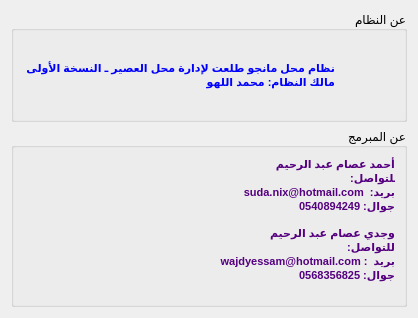
<?xml version="1.0" encoding="UTF-8"?>
<ui version="4.0">
 <class>AboutDialog</class>
 <widget class="QDialog" name="AboutDialog">
  <property name="geometry">
   <rect>
    <x>0</x>
    <y>0</y>
    <width>418</width>
    <height>318</height>
   </rect>
  </property>
  <property name="windowTitle">
   <string>عن النظام</string>
  </property>
  <property name="windowIcon">
   <iconset resource="../resources.qrc">
    <normaloff>:/images/system.png</normaloff>:/images/system.png</iconset>
  </property>
  <property name="layoutDirection">
   <enum>Qt::RightToLeft</enum>
  </property>
  <layout class="QGridLayout" name="gridLayout">
   <item row="0" column="0">
    <widget class="QGroupBox" name="groupBox">
     <property name="title">
      <string>عن النظام</string>
     </property>
     <property name="flat">
      <bool>true</bool>
     </property>
     <layout class="QGridLayout" name="gridLayout_3">
      <item row="0" column="0">
       <widget class="QLabel" name="label_3">
        <property name="text">
         <string/>
        </property>
        <property name="pixmap">
         <pixmap resource="../resources.qrc">:/images/components/component_active_1.png</pixmap>
        </property>
       </widget>
      </item>
      <item row="0" column="1">
       <widget class="QLabel" name="label">
        <property name="text">
         <string>&lt;!DOCTYPE HTML PUBLIC &quot;-//W3C//DTD HTML 4.0//EN&quot; &quot;http://www.w3.org/TR/REC-html40/strict.dtd&quot;&gt;
&lt;html&gt;&lt;head&gt;&lt;meta name=&quot;qrichtext&quot; content=&quot;1&quot; /&gt;&lt;style type=&quot;text/css&quot;&gt;
p, li { white-space: pre-wrap; }
&lt;/style&gt;&lt;/head&gt;&lt;body style=&quot; font-family:'MS Shell Dlg 2'; font-size:8.25pt; font-weight:400; font-style:normal;&quot;&gt;
&lt;p dir='rtl' style=&quot; margin-top:0px; margin-bottom:0px; margin-left:0px; margin-right:0px; -qt-block-indent:0; text-indent:0px;&quot;&gt;&lt;span style=&quot; font-size:8pt; font-weight:600; color:#0000ff;&quot;&gt;نظام محل مانجو طلعت لإدارة محل العصير ـ النسخة الأولى &lt;/span&gt;&lt;/p&gt;
&lt;p dir='rtl' style=&quot; margin-top:0px; margin-bottom:0px; margin-left:0px; margin-right:0px; -qt-block-indent:0; text-indent:0px;&quot;&gt;&lt;span style=&quot; font-size:8pt; font-weight:600; color:#0000ff;&quot;&gt;مالك النظام: محمد اللهو&lt;/span&gt;&lt;/p&gt;&lt;/body&gt;&lt;/html&gt;</string>
        </property>
       </widget>
      </item>
     </layout>
    </widget>
   </item>
   <item row="1" column="0">
    <widget class="QGroupBox" name="groupBox_2">
     <property name="title">
      <string>عن المبرمج</string>
     </property>
     <property name="flat">
      <bool>true</bool>
     </property>
     <layout class="QGridLayout" name="gridLayout_2">
      <item row="0" column="0">
       <widget class="QLabel" name="label_2">
        <property name="text">
         <string>&lt;!DOCTYPE HTML PUBLIC &quot;-//W3C//DTD HTML 4.0//EN&quot; &quot;http://www.w3.org/TR/REC-html40/strict.dtd&quot;&gt;
&lt;html&gt;&lt;head&gt;&lt;meta name=&quot;qrichtext&quot; content=&quot;1&quot; /&gt;&lt;style type=&quot;text/css&quot;&gt;
p, li { white-space: pre-wrap; }
&lt;/style&gt;&lt;/head&gt;&lt;body style=&quot; font-family:'MS Shell Dlg 2'; font-size:8.25pt; font-weight:400; font-style:normal;&quot;&gt;
&lt;p dir='rtl' style=&quot; margin-top:0px; margin-bottom:0px; margin-left:0px; margin-right:0px; -qt-block-indent:0; text-indent:0px;&quot;&gt;&lt;span style=&quot; font-size:8pt; font-weight:600; color:#55007f;&quot;&gt;أحمد عصام عبد الرحيم &lt;/span&gt;&lt;/p&gt;
&lt;p dir='rtl' style=&quot; margin-top:0px; margin-bottom:0px; margin-left:0px; margin-right:0px; -qt-block-indent:0; text-indent:0px;&quot;&gt;&lt;span style=&quot; font-size:8pt; font-weight:600; color:#55007f;&quot;&gt;للتواصل: &lt;br /&gt;بريد:  &lt;/span&gt;&lt;span style=&quot; font-size:8pt; font-weight:600; color:#55007f;&quot;&gt;suda.nix@hotmail.com&lt;/span&gt;&lt;/p&gt;
&lt;p dir='rtl' style=&quot; margin-top:0px; margin-bottom:0px; margin-left:0px; margin-right:0px; -qt-block-indent:0; text-indent:0px;&quot;&gt;&lt;span style=&quot; font-size:8pt; font-weight:600; color:#55007f;&quot;&gt;جوال: 0540894249&lt;/span&gt;&lt;/p&gt;
&lt;p dir='rtl' style=&quot;-qt-paragraph-type:empty; margin-top:0px; margin-bottom:0px; margin-left:0px; margin-right:0px; -qt-block-indent:0; text-indent:0px; font-size:8pt;&quot;&gt;&lt;/p&gt;
&lt;p dir='rtl' style=&quot; margin-top:0px; margin-bottom:0px; margin-left:0px; margin-right:0px; -qt-block-indent:0; text-indent:0px;&quot;&gt;&lt;span style=&quot; font-size:8pt; font-weight:600; color:#55007f;&quot;&gt;وجدي عصام عبد الرحيم &lt;/span&gt;&lt;/p&gt;
&lt;p dir='rtl' style=&quot; margin-top:0px; margin-bottom:0px; margin-left:0px; margin-right:0px; -qt-block-indent:0; text-indent:0px;&quot;&gt;&lt;span style=&quot; font-size:8pt; font-weight:600; color:#55007f;&quot;&gt;للتواصل:&lt;br /&gt;بريد  : &lt;/span&gt;&lt;span style=&quot; font-size:8pt; font-weight:600; color:#55007f;&quot;&gt;wajdyessam@hotmail.com&lt;/span&gt;&lt;/p&gt;
&lt;p dir='rtl' style=&quot; margin-top:0px; margin-bottom:0px; margin-left:0px; margin-right:0px; -qt-block-indent:0; text-indent:0px;&quot;&gt;&lt;span style=&quot; font-size:8pt; font-weight:600; color:#55007f;&quot;&gt;جوال: 0568356825&lt;/span&gt;&lt;/p&gt;
&lt;p dir='rtl' style=&quot;-qt-paragraph-type:empty; margin-top:0px; margin-bottom:0px; margin-left:0px; margin-right:0px; -qt-block-indent:0; text-indent:0px; font-size:8pt;&quot;&gt;&lt;/p&gt;&lt;/body&gt;&lt;/html&gt;</string>
        </property>
       </widget>
      </item>
     </layout>
    </widget>
   </item>
  </layout>
 </widget>
 <resources>
  <include location="../resources.qrc"/>
 </resources>
 <connections/>
</ui>
